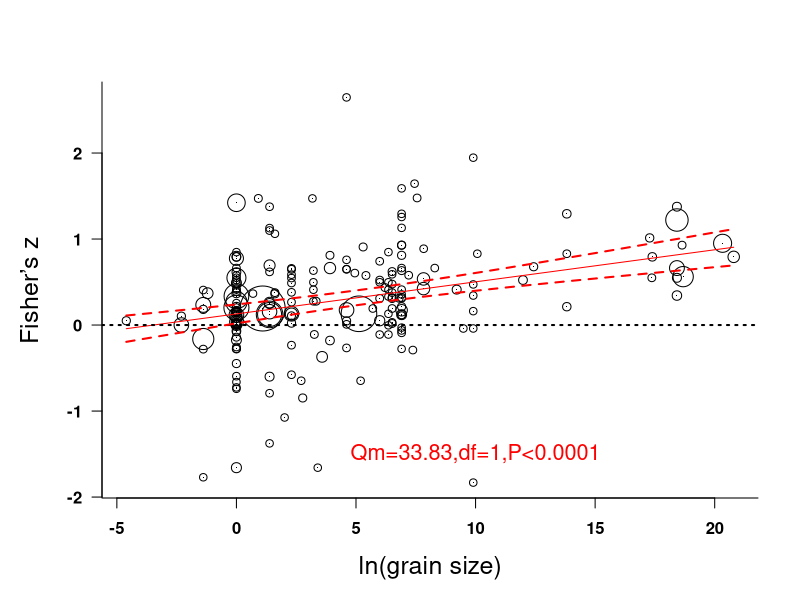
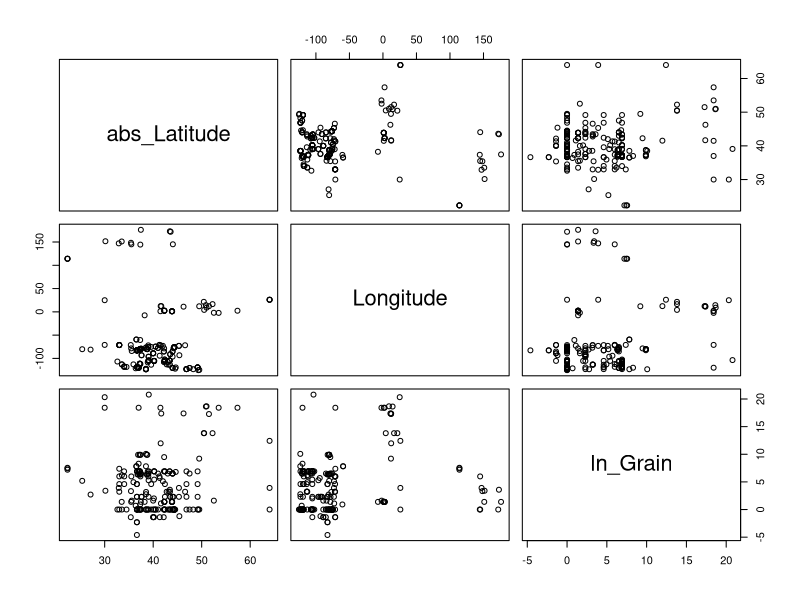
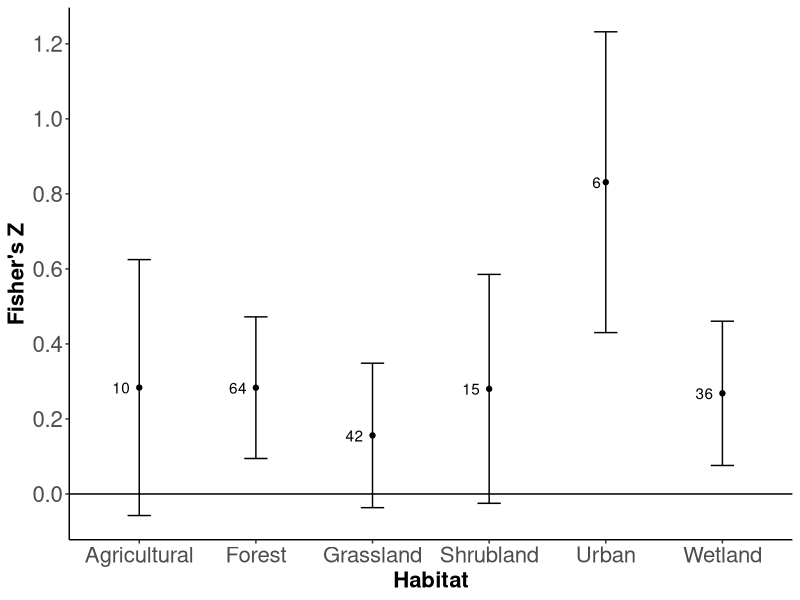
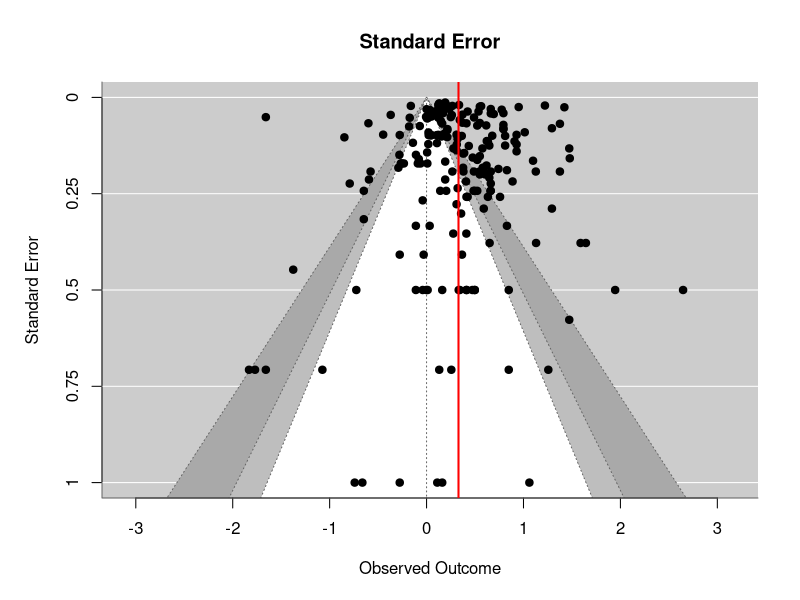
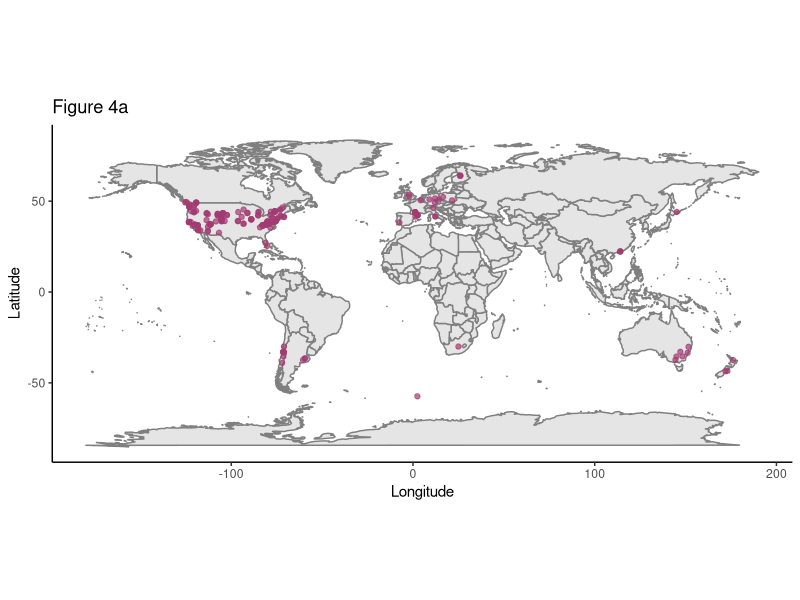

Here is the R script that generated these plots, in order:
## ---- chunk 1
library(metafor)
library(plyr)
library(polycor)
library(readr)
library(ggplot2)
library(maps)
## ---- chunk 2
dat<- read_csv("../data/DataS2_MetaAnalysisDatabase.csv")
dat<-as.data.frame(dat)
dat$abs_Latitude <- abs(dat$Latitude)
## ---- chunk 3
random <- list(~ 1 | Study / Case)
metar <- rma.mv(yi = z, V = var_z, mods = ~ ln_Grain, random = random, data = dat, method = "ML")

###得到图1及table2中的结果
summary(metar)

####计算该分层模型的I2
W <- diag(1/dat$var_z)
X <- model.matrix(metar)
P <- W - W %*% X %*% solve(t(X) %*% W %*% X) %*% t(X) %*% W
100 * sum(metar$sigma2) / (sum(metar$sigma2) + (metar$k-metar$p)/sum(diag(P)))
## ---- chunk 4
par(mar=c(5.1,5.1,4.1,2.1))
new_ln_Grain<-seq(from = min(dat$ln_Grain),to = max(dat$ln_Grain), length = 204)
preds <- predict(metar, newmods=new_ln_Grain)
wi<- 1/dat$var_z
wi <- na.omit(wi)
size  <-1+ 5.0 * (wi - min(wi))/(max(wi) - min(wi))

plot(dat$ln_Grain, dat$z, pch=1, cex=size, col="black",
         xlab="ln(grain size)", ylab="Fisher’s z",
         las=1, bty="l", font=2,cex.lab=1.5)
points(dat$ln_Grain, dat$z, pch=16, cex=0.1)
lines(new_ln_Grain, preds$pred,col="red")
abline(h=0, lty="dotted",col="black",lwd=2)
lines(new_ln_Grain, preds$ci.lb, lty="dashed",lwd=2,col="red")
lines(new_ln_Grain, preds$ci.ub, lty="dashed",lwd=2,col="red")
text(c(10), -1.5, c("Qm=33.83,df=1,P<0.0001"),cex=1.3,font=1,col="red")
## ---- chunk 5
pairs(~ abs_Latitude + Longitude + ln_Grain, data = dat)
dat$Habitat_type<-as.factor(dat$Habitat_type)
dat$Extent<-as.ordered(dat$Extent)

hetcor(data = dat[, c("ln_Grain", "abs_Latitude", "Longitude", "Extent", "Habitat_type")], std.err = FALSE)

lat <- rma.mv(yi = z, V = var_z, mods = ~ abs_Latitude, random = random, data = dat, method = "ML")
lon2 <- rma.mv(yi = z, V = var_z, mods = ~ Longitude + I(Longitude^2), random = random, data = dat, method = "ML")
ext <- rma.mv(yi = z, V = var_z, mods = ~ -1 + Extent, random = random, data = dat, method = "ML")
ext.ord <- rma.mv(yi = z, V = var_z, mods = ~ ordered(Extent), random = random, data = dat, method = "ML")
summary(ext.ord)

subset.hab <- dat[which(dat$Habitat_type != "many"), ]
hab.full <- rma.mv(yi = z, V = var_z, mods = ~ -1 + Habitat_type, random = random, data = dat, method = "ML")
hab <- rma.mv(yi = z, V = var_z, mods = ~ -1 + Habitat_type, random = random, data = subset.hab, method = "ML")
hab.Q <- rma.mv(yi = z, V = var_z, mods = ~ Habitat_type, random = random, data = subset.hab, method = "ML")
summary(hab.Q)

###I2的计算
W <- diag(1/subset.hab$var_z)
X <- model.matrix(hab.Q)
P <- W - W %*% X %*% solve(t(X) %*% W %*% X) %*% t(X) %*% W
100 * sum(hab.Q$sigma2) / (sum(hab.Q$sigma2) + (hab.Q$k-hab.Q$p)/sum(diag(P)))
## ---- chunk 6
coef(summary(hab))
estimates4 <- coef(summary(hab))[,1]
se4 <- coef(summary(hab))[,2]
variances4<- se4^2

dd1<-as.data.frame(table(subset.hab$Habitat_type))

samplesize<-as.data.frame(dd1$Freq)
samplesize<-samplesize[-4,]
labels4 <- c("Agricultural", "Forest", "Grassland", "Shrubland", "Urban", "Wetland")
dat2<-as.data.frame(cbind(labels4,estimates4,se4))

dat2$estimates4 <- as.numeric(as.character(dat2$estimates4))
dat2$se4 <- as.numeric(as.character(dat2$se4))
dat2$samplesize <- samplesize

ggplot(dat=dat2,aes(x=labels4, y=estimates4))+geom_point()+
geom_errorbar(aes(ymin=estimates4-1.96*se4, 
                  ymax=estimates4+1.96*se4), 
              width=.2)+
             theme_bw() + 
             labs(x="Habitat",y="Fisher's Z")+
             scale_y_continuous(breaks = seq(-0.2, 1.2, by = 0.2))+
             theme(panel.border = element_blank(), 
             panel.grid.major = element_blank(),
             panel.grid.minor = element_blank(), 
             axis.line = element_line(colour = "black"))+
             theme(axis.text=element_text(size=16),
             axis.title=element_text(size=16,face="bold"))+
             geom_hline(yintercept =0)+
  geom_text(aes(label=samplesize), hjust=1.5)
## ---- chunk 7
randomonly <- rma.mv(yi = z, V = var_z, random = random, data = dat, method = "REML")
randomonly2 <- rma(yi = z, vi = var_z, data = dat)
funnel(randomonly2, level=c(90, 95, 99),
       shade=c("white", "gray", "darkgray"), refline=0,
       main="Standard Error")
abline(v=randomonly$b, lty="solid",col="red",lwd=2)
## ---- chunk 8
# 1. 读取数据
dat <- read.csv("../data/DataS2_MetaAnalysisDatabase.csv", stringsAsFactors = FALSE)

# 2. 定义世界地图数据
world <- map_data("world")

# 3. 绘制 Figure 4a
ggplot() +
  geom_polygon(data = world, aes(x = long, y = lat, group = group),
               fill = "gray90", color = "gray50") +
  geom_point(data = dat, aes(x = Longitude, y = Latitude),
             color = "#A23B72", size = 1.5, alpha = 0.7) +
  coord_fixed() +
  labs(x = "Longitude", y = "Latitude", title = "Figure 4a") +
  theme_classic()
